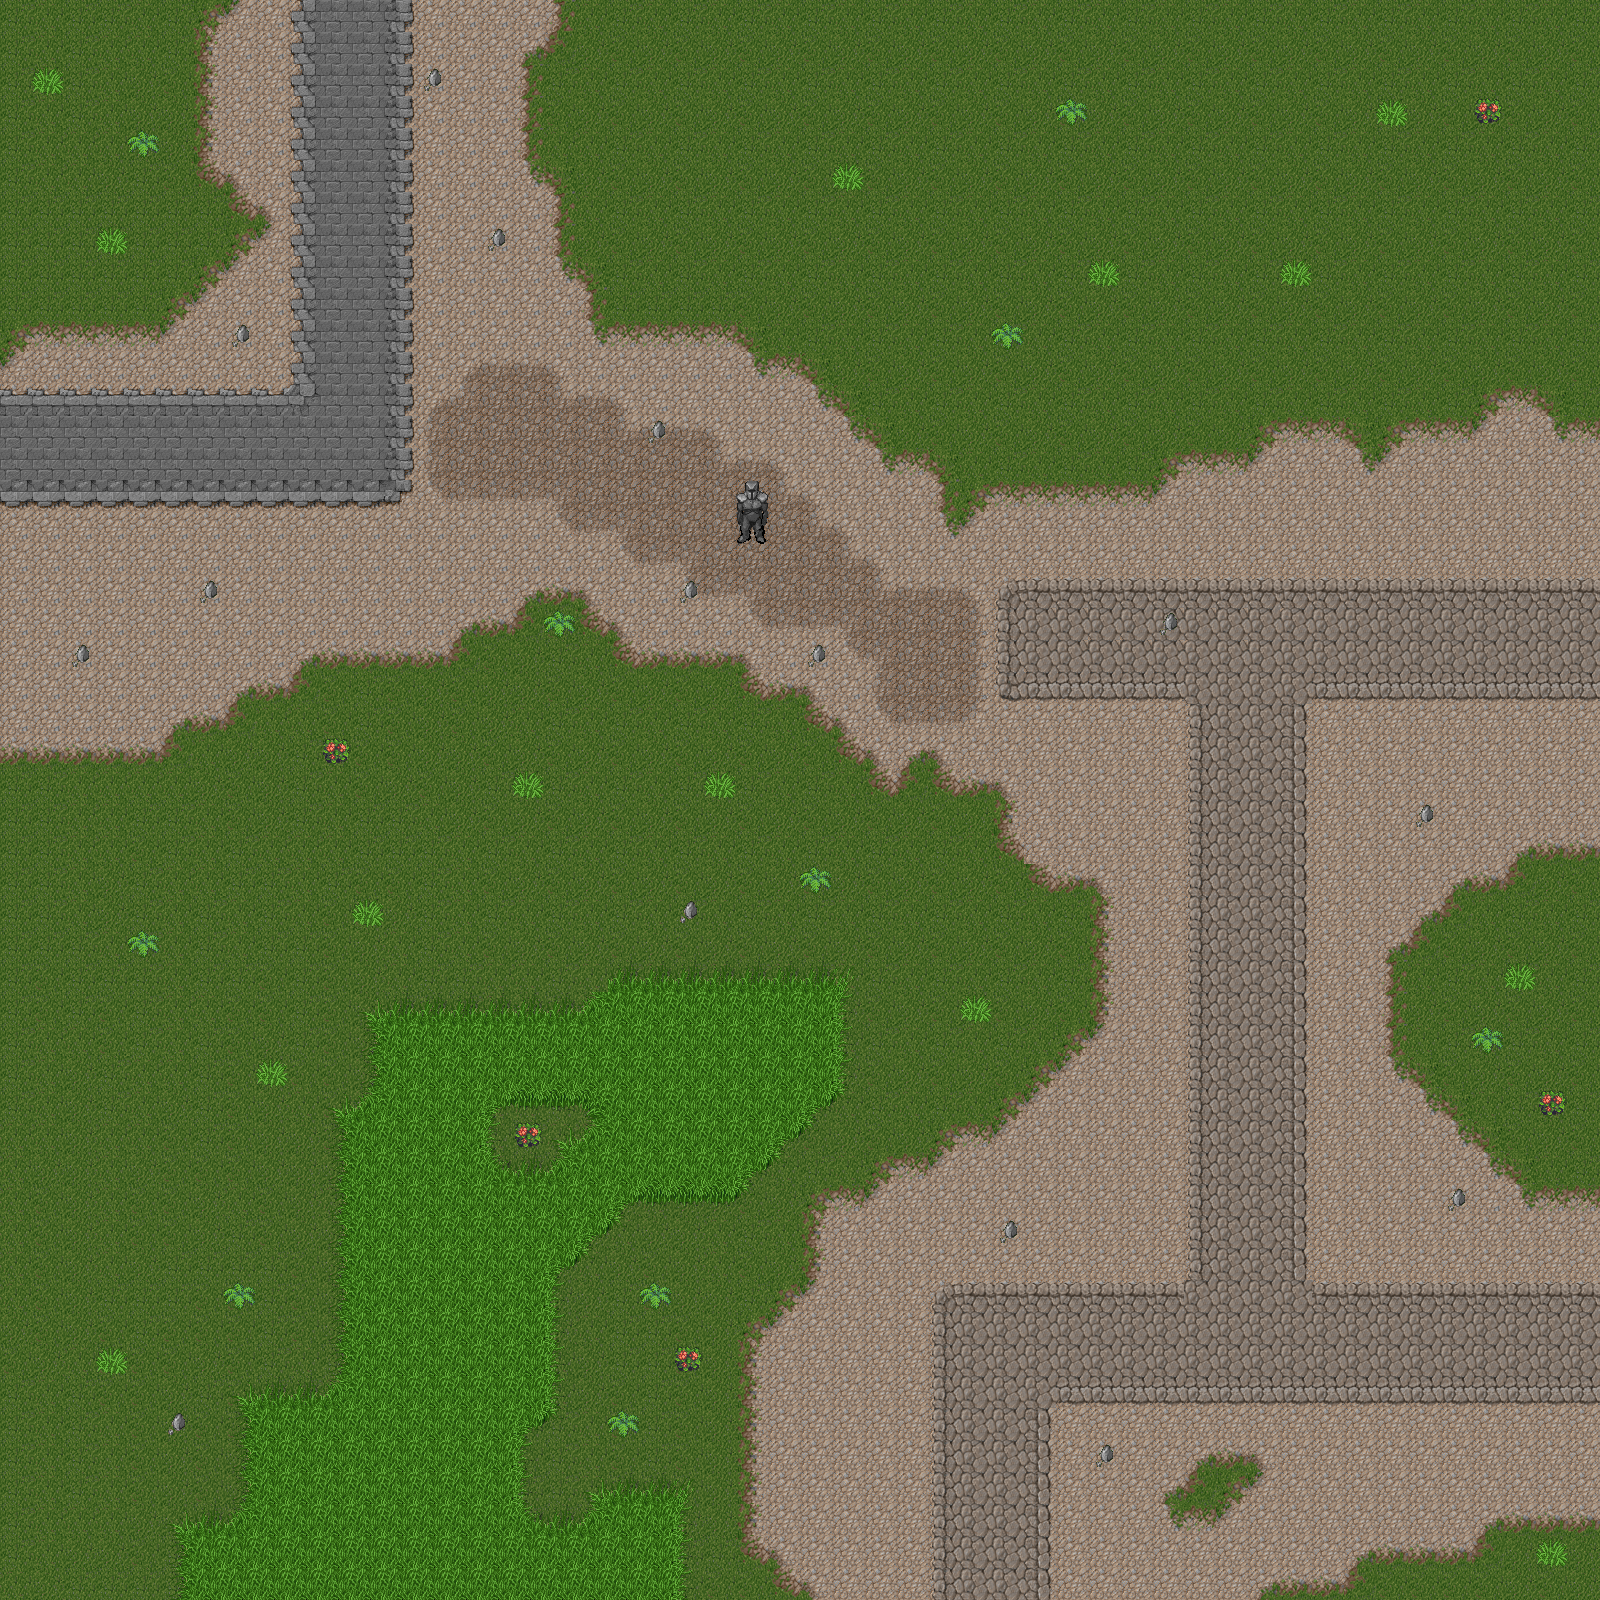

Below is a game level as drawn by its tile map, then a one-line description and the .tmx that defines it (tile-layer data replaced by summaries):
An orthogonal 50x50 tile map with 32x32 px tiles, 2 tile layers (Tile Layer 1, Tile Layer 2).

<map version="1.0" orientation="orthogonal" renderorder="right-down" width="50" height="50" tilewidth="32" tileheight="32" nextobjectid="1">
 <tileset firstgid="1" name="image" tilewidth="32" tileheight="32">
  <image source="tileset.png" width="512" height="512" />
  <tile id="237">
   <properties>
    <property name="solid" value="" />
   </properties>
  </tile>
  <tile id="253">
   <properties>
    <property name="solid" value="" />
   </properties>
  </tile>
 </tileset>
 <layer name="Tile Layer 1" width="50" height="50">
  <data>[2500 cells, 2500 non-empty, 48 distinct tile ids]</data>
 </layer>
 <layer name="Tile Layer 2" width="50" height="50">
  <data>[2500 cells, 303 non-empty, 18 distinct tile ids]</data>
 </layer>
</map>
